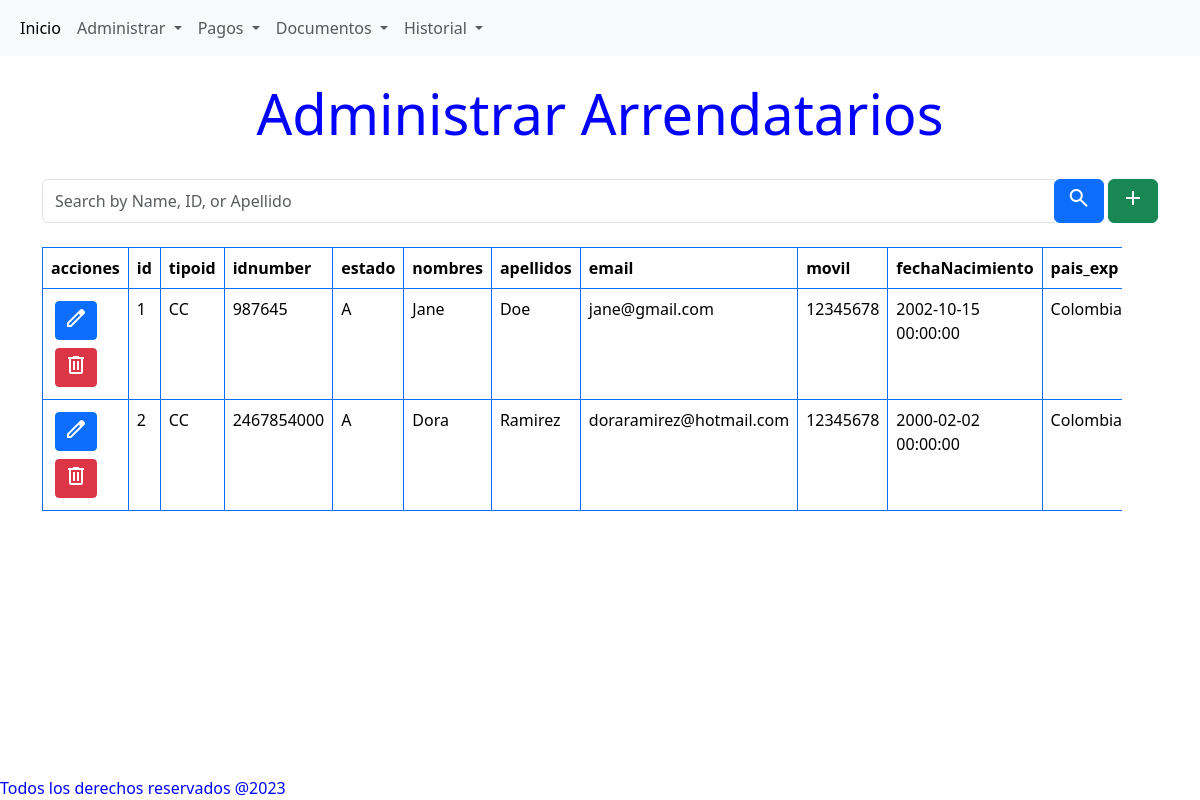
The app's page /arrendatario/ with its own data.
### models/ArrendatarioModel.py (models this page shows)
class Arrendatario(db.Model):
    id              = db.Column(db.Integer, primary_key = True)
    tipoid          = db.Column(db.String(10), nullable=False)
    idnumber        = db.Column(db.Integer, unique = True, nullable=False)
    estado          = db.Column(db.String(1), nullable=False)
    nombres         = db.Column(db.String(100), nullable=False)
    apellidos       = db.Column(db.String(100), nullable=False)
    email           = db.Column(db.String(100), nullable=False)
    movil           = db.Column(db.Integer, nullable=False)
    fechaNacimiento = db.Column(db.DateTime, nullable=False)
    pais_exp        = db.Column(db.String(50), nullable=False)
    provincia_exp   = db.Column(db.String(50))
    ciudad_exp      = db.Column(db.String(50))
    nombreContacto  = db.Column(db.String(100))
    movilContacto   = db.Column(db.Integer)
    profesion       = db.Column(db.String(100))
    contratos       = db.relationship('Contrato', secondary='contrato_arrendatario', back_populates='arrendatarios')

### routes/arrendatario.py (the view)
@arrendatario_bp.route('/')
def index():
    results= Arrendatario.query.filter(Arrendatario.estado == 'A').all()
    return render_template('arrendatario/arrendatarioTable.html',  results =results)

### templates/arrendatario/arrendatarioTable.html (shortened to what this page needs)
{% extends 'base.html' %}
{% block content %}
<h1 class="display-4 text-center mt-4"> Administrar Arrendatarios</h1>
<br>
<div class="container">
    <div class="mb-4">
        <form method="post" action="{{ url_for('arrendatario.search') }}">
                <div class="input-group">
                    <input type="text" class="form-control" name="search_term" placeholder="Search by Name, ID, or Apellido">
                    <div class="input-group-append">
                        <button type="submit" class="btn btn-primary">
                            <span class="material-symbols-outlined">
                            </span>
                        </button>
                        <a class="btn btn-success" href="{{ url_for('arrendatario.create') }}" role="button">
                            <span class="material-symbols-outlined">
                            </span>
                        </a>
                    </div>
                </div>
    </div>
    {% if results%}
    <div class="table-container">
        <table class="table table-hover table-bordered border-primary">
            <thead>
            <tr>
                <th>
                    acciones
                </th>
                {% for column in results[0].__table__.columns.keys() %}
                <th>{{ column }}</th>
                {% endfor %}
            </tr>
            </thead>
            <tbody>
                {% for result in results %}
                    <tr>
                        <td>
                            <a href="{{  url_for('arrendatario.edit_person', person_id=result.id)  }}" class="btn btn-primary btn-sm m-1">
                                <span class="material-symbols-outlined">
                                </span>
                            </a>
                            <a href="{{  url_for('arrendatario.delete_person', person_id=result.id)  }}" class="btn btn-danger btn-sm m-1">
                                <span class="material-symbols-outlined">
                                </span>
                            </a>
                        </td>
                        {% for column in results[0].__table__.columns.keys() %}
                            <td>{{  result[column]  }}</td>
                        {% endfor %}
                    </tr>
                {% endfor %}
            </tbody>
        </table>
    </div>
    {% endif  %}
</div>
{% endblock %}

### static/main.css (style rules this page uses)
body { color:blue; }
.table-container { max-width: 90vw !important; overflow-x: auto; }

### records on screen
Arrendatario: id "1" "CC" "987645" "A" "Jane" "Doe" "jane@gmail.com" "12345678" "2002-10-15 00:00:00" "Colombia"
Arrendatario: id "2" "CC" "2467854000" "A" "Dora" "Ramirez" "doraramirez@hotmail.com" "12345678" "2000-02-02 00:00:00" "Colombia"

### other values on screen
{{ column }} "id" "tipoid" "idnumber" "estado" "nombres" "apellidos" "email" "movil" "fechaNacimiento" "pais_exp"
